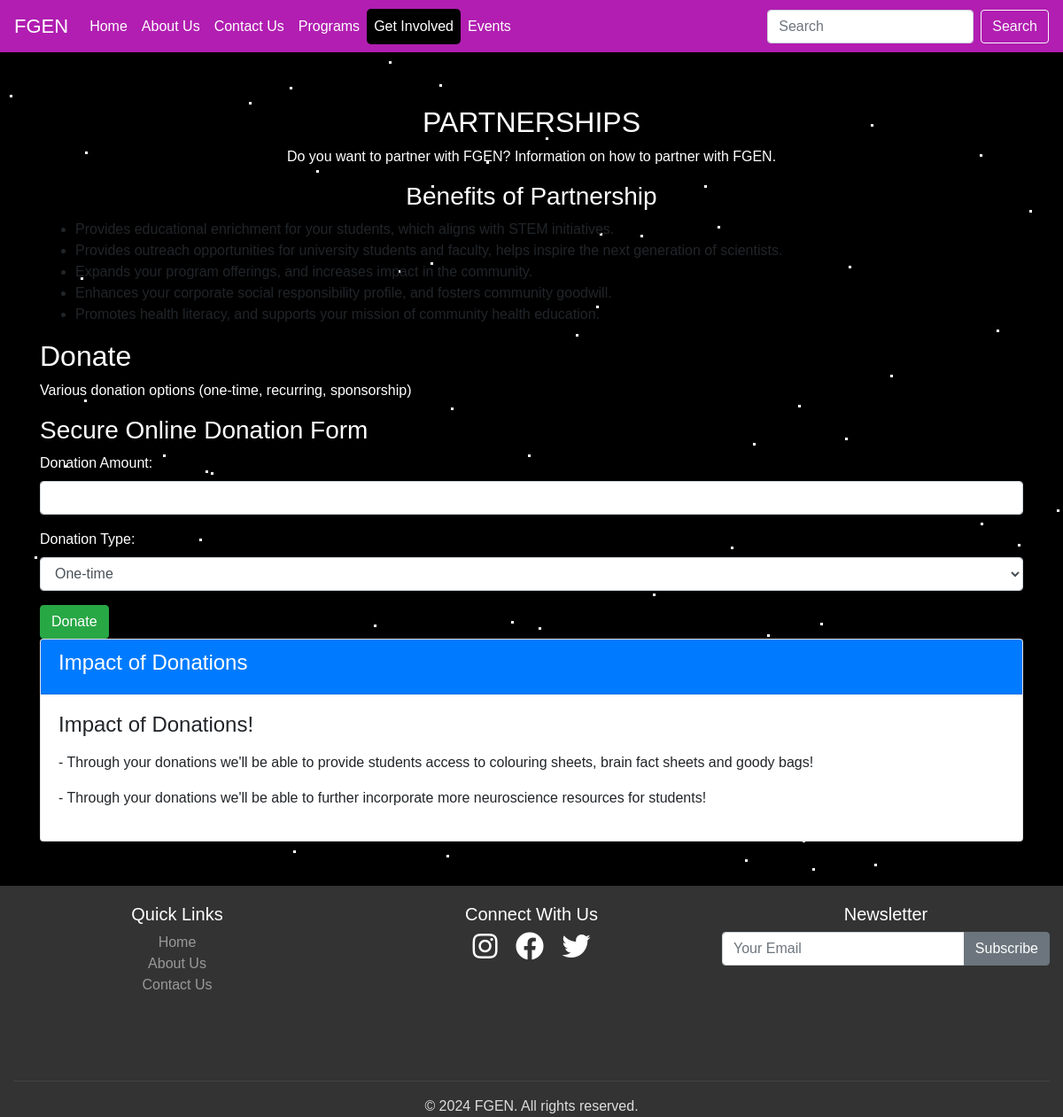
/involved/, run on the app's committed database.
### new_App/models.py (models this page shows, shortened)
class WebData(models.Model):
    page_name = models.CharField(max_length=255)
    title = models.CharField(max_length=200)
    description_text = models.TextField()
    created_At = models.DateTimeField(default=timezone.now)

### new_App/views.py (the view, shortened to what this page needs)
# urls.py: path('involved/', views.getinvolved_page, name='get_involved'),
def getinvolved_page(request):
    stripe.api_key = settings.STRIPE_SECRET_KEY_TEST
    benefit_data = WebData.objects.filter(page_name = 'GetInvolved')
    impact_data = WebData.objects.filter(page_name = 'GetInvolved_Impact')
    context = {
        'benefit_data':benefit_data,
        'impact_data':impact_data,
        'active_page': 'getinvolved'
    }
    return render(request, 'getinvolved.html', context)

### new_App/templates/getinvolved.html (shortened to what this page needs)
{% extends 'base.html' %}
{% load static %}
{% block content %}
   <div class="container container-getinvolved">
    <div class="row">
      <div class="col-md-12 col-sm-12 col-lg-12">
          <h2 class="text-center text-white">PARTNERSHIPS</h2>
          <p class="text-center text-white">Do you want to partner with FGEN? Information on how to partner with FGEN.</p>
          <h3 class="text-center text-white">Benefits of Partnership</h3>
          <ul class="benefits-list">
              {% for b in benefit_data %}
                  <li class="benefit-item">{{ b.description_text }}</li>
              {% endfor %}
          </ul>
      </div>
  </div>
    <div class="row text-white">
      <div class="col-md-12 col-sm-12 col-lg-12">
        <h2>Donate</h2>
        <p>Various donation options (one-time, recurring, sponsorship)</p>
        <h3>Secure Online Donation Form</h3>
        <form enctype="multipart/form-data" method="post" action="{% url 'get_involved' %}">
          <div class="form-group">
            <label for="donationAmount">Donation Amount:</label>
            <input type="number" class="form-control" id="donationAmount" name="donation_amount">
          </div>
          <div class="form-group">
            <label for="donationType">Donation Type:</label>
            <select class="form-control" id="donationType" name="donation_type">
              <option value="one_time">One-time</option>
            </select>
          </div>
          <button type="submit" class="btn btn-success btn-success-getinvolved">Donate</button>
        </form>
      </div>
    </div>
    <div class="row text-black">
      <div class="col-md-12 col-sm-12 col-lg-12">
        <div class="card impact-card">
          <div class="card-header bg-primary text-white">
              <h4>Impact of Donations</h4>
          </div>
          <div class="card-body text-black">
              <h4>Impact of Donations!</h4>
              {% for i in impact_data %}
              <div class="example mt-3">
                  <p> - {{i.description_text}}</p>
              </div>
              {% endfor %}
          </div>
      </div>
      </div>
    </div>
  </div>
</div>
{% endblock %}

### staticfiles/assets/css/style.css (style rules this page uses)
body { font-family: Arial, sans-serif; background-color: #f8f9fa; display: flex; min-height: 100vh; flex-direction: column; padding-bottom: 130px; }

### data on the page
WebData: description_text "Provides educational enrichment for your students, which aligns with STEM initiatives."
WebData: description_text "Provides outreach opportunities for university students and faculty, helps inspire the next generation of scientists."
WebData: description_text "Expands your program offerings, and increases impact in the community."
WebData: description_text "Enhances your corporate social responsibility profile, and fosters community goodwill."
WebData: description_text "Through your donations we'll be able to provide students access to colouring sheets, brain fact sheets and goody bags!"
WebData: description_text "Through your donations we'll be able to further incorporate more neuroscience resources for students!"
